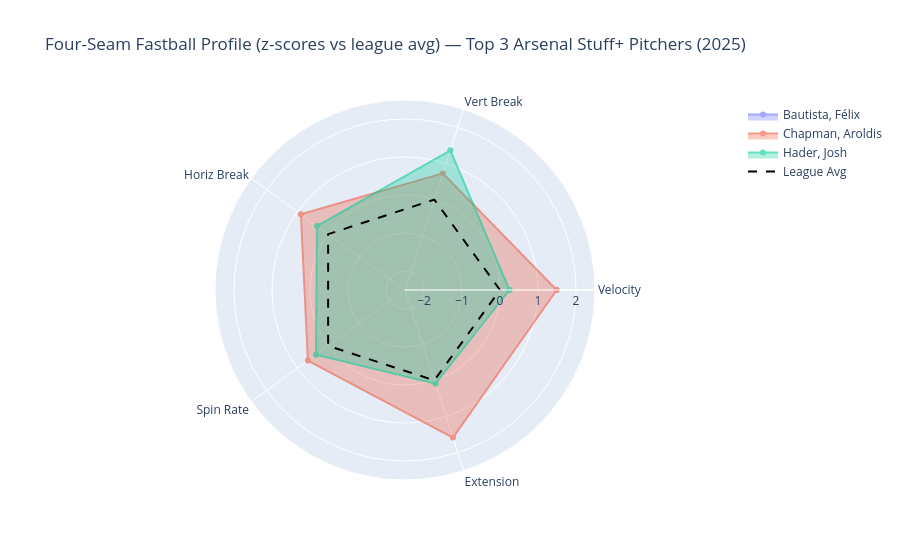

The notebook cell saved with this chart:
### Code cell
# Radar / polar chart for arsenal pitch profile of top 3 pitchers
top3 = qual_arsenal.sort_values('arsenal_stuff', ascending=False).head(3)['pitcher'].tolist()

RADAR_FEATS = ['perceived_velo', 'pfx_z_in', 'break_arm', 'release_spin_rate', 'extension']
RADAR_LABELS = ['Velocity', 'Vert Break', 'Horiz Break', 'Spin Rate', 'Extension']

# Per-pitcher means in their primary pitch type (4-seam) vs league
league_means = (
    all_model_df[all_model_df['pitch_group'] == FOCUS_PITCH][RADAR_FEATS]
    .mean()
)
league_stds = (
    all_model_df[all_model_df['pitch_group'] == FOCUS_PITCH][RADAR_FEATS]
    .std()
)

fig = go.Figure()

for pid in top3:
    pname = all_model_df[all_model_df['pitcher'] == pid]['player_name'].iloc[0]
    pitcher_means = (
        all_model_df[
            (all_model_df['pitcher'] == pid) &
            (all_model_df['pitch_group'] == FOCUS_PITCH)
        ][RADAR_FEATS].mean()
    )
    z_scores = ((pitcher_means - league_means) / league_stds).values.tolist()
    z_scores += [z_scores[0]]  # close the polygon

    fig.add_trace(go.Scatterpolar(
        r=z_scores,
        theta=RADAR_LABELS + [RADAR_LABELS[0]],
        fill='toself',
        name=pname,
        opacity=0.6
    ))

# League average baseline
fig.add_trace(go.Scatterpolar(
    r=[0]*len(RADAR_LABELS) + [0],
    theta=RADAR_LABELS + [RADAR_LABELS[0]],
    mode='lines',
    line=dict(color='black', dash='dash', width=2),
    name='League Avg'
))

fig.update_layout(
    polar=dict(radialaxis=dict(visible=True, range=[-2.5, 2.5])),
    title=f'Four-Seam Fastball Profile (z-scores vs league avg) — Top 3 Arsenal Stuff+ Pitchers ({max_season})',
    showlegend=True
)
fig.write_html('radar_top3.html')
fig.show()
print('Saved: radar_top3.html')

### Figure 1 — Plotly figure (JSON) as saved in the notebook; plotly's stock layout.template omitted (floating-point values rounded to 4 significant figures)
{"data": [{"fill": "toself", "name": "Bautista, Félix", "opacity": 0.6, "r": [null, null, null, null, null, null], "theta": ["Velocity", "Vert Break", "Horiz Break", "Spin Rate", "Extension", "Velocity"], "type": "scatterpolar"}, {"fill": "toself", "name": "Chapman, Aroldis", "opacity": 0.6, "r": [1.49, 0.7267, 0.8867, 0.657, 1.584, 1.49], "theta": ["Velocity", "Vert Break", "Horiz Break", "Spin Rate", "Extension", "Velocity"], "type": "scatterpolar"}, {"fill": "toself", "name": "Hader, Josh", "opacity": 0.6, "r": [0.2474, 1.365, 0.3633, 0.3949, 0.0931, 0.2474], "theta": ["Velocity", "Vert Break", "Horiz Break", "Spin Rate", "Extension", "Velocity"], "type": "scatterpolar"}, {"line": {"color": "black", "dash": "dash", "width": 2}, "mode": "lines", "name": "League Avg", "r": [0, 0, 0, 0, 0, 0], "theta": ["Velocity", "Vert Break", "Horiz Break", "Spin Rate", "Extension", "Velocity"], "type": "scatterpolar"}], "layout": {"polar": {"radialaxis": {"range": [-2.5, 2.5], "visible": true}}, "showlegend": true, "title": {"text": "Four-Seam Fastball Profile (z-scores vs league avg) — Top 3 Arsenal Stuff+ Pitchers (2025)"}}}
